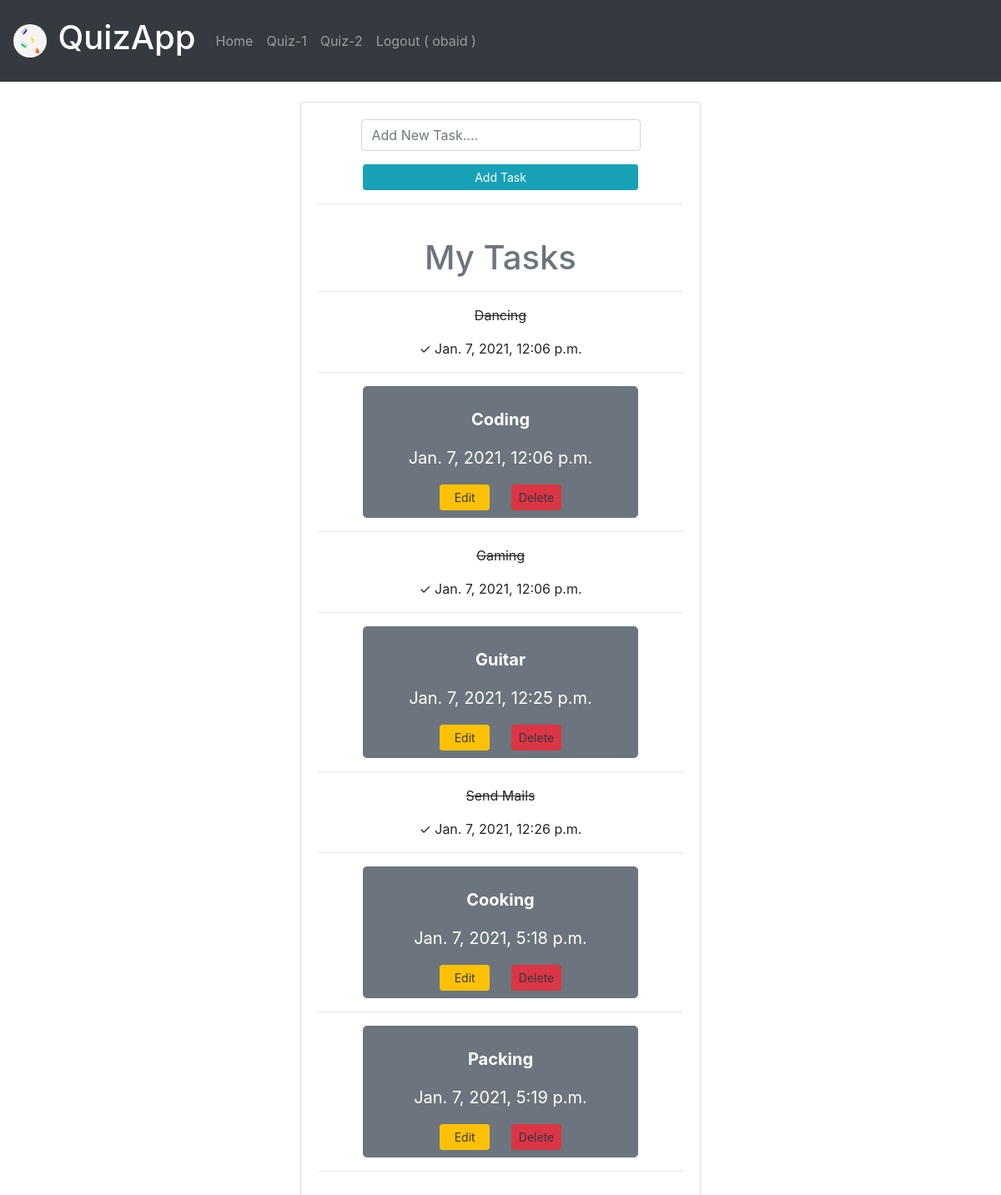
The app's page / (signed in) with its own data.
### quizapp/models.py (models this page shows)
class Tasks(models.Model):
    title = models.CharField(max_length=200, default=None)
    complete = models.BooleanField(default=False)
    created = models.DateTimeField(auto_now_add=True, null=False)
    def __str__(self):
        return self.title

### quizapp/views.py (the view)
# urls.py: path('', views.index, name='index'),
def index(request):   # home page
    tasks = Tasks.objects.all()  # get all tasks
    form = TasksForm()
    if request.method == "POST":  # on click Add
        form = TasksForm(request.POST)
        if form.is_valid():
            task = form.save()
            messages.success(request, f'New Task:- ({task}) Added.')
        return redirect("/")
    context = {
        'form': form,
        'tasks': tasks,
        'title': 'Home Page',
        'heading': 'QuizApp',
    }
    return render(request, 'index.html', context)

### quizapp/forms.py
class TasksForm(forms.ModelForm):
    class Meta:
        model = Tasks
        fields = "__all__"
        widgets = {
            'title': forms.TextInput(attrs={'placeholder': 'Add New Task....'})
        }
    def __init__(self, *args, **kwargs):
        super(forms.ModelForm, self).__init__(*args, **kwargs)
        self.fields['title'].label = ''

### quizapp/templates/index.html (shortened to what this page needs)
{% load crispy_forms_tags %}
<!DOCTYPE html>
<html lang="en">
<head>
</head>
<body>
{% include 'navbar.html' %}
<center>
<br>
{% if request.user.is_superuser %}
    <div class="card" style="width: 30rem;">
      <div class="card-body">
          <form method="post" action="/">
            <div class="form-col">
                <div class="form-group col-md-10 mb-7">
                    {{ form.title|as_crispy_field }}
                </div>
            </div>
            <input type="submit" value="Add Task" class="btn btn-info btn-sm"
                   style="width:330px">
        </form>
          <hr />
          <br>
        <h1 class="card-title text-muted">My Tasks</h1>
        <hr />
        {% for task in tasks %}
            {% if task.complete == True %}
          <p class="card-text"><strike>{{ task|linebreaks }}</strike>&check;
                        {{ task.created}}</p>
                <hr />
            {% else %}
                <span class="btn btn-secondary btn-lg" style="width:330px">
                    <p class="card-text"><strong>{{ task|linebreaks }}</strong>
                        {{ task.created}}</p>
                    <a href="{% url 'update_task' task.id %}"
                       class="card-link btn btn-warning btn-sm text-dark" style="width:60px;">Edit</a>
                    <a href="{% url 'delete_task' task.id %}"
                       class="card-link btn btn-danger btn-sm text-dark" style="width:60px;">Delete</a>
                </span>
                <hr />
            {% endif %}
        {% endfor %}
      </div>
    </div>
{% endif %}
</center>
</body>
</html>

### quizapp/templates/navbar.html (shortened to what this page needs)
{% load static %}
<nav class="navbar navbar-expand-lg p-3 navbar-dark bg-dark text-secondary">
	<img src="{% static 'images/logo2.jpg' %}" width="40px" height="40px" style="border-radius:50%;">
	<div class="navbar-brand">
		<h1>
			{% if heading %}
				{{ heading }}
			{% else %}
				Welcome
			{% endif %}
		</h1>
	</div>
  <div class="collapse navbar-collapse" id="navbarNav">
    <ul class="navbar-nav">
		<li class="nav-item">
			<a class="nav-link" href="{% url 'index' %}">Home</a>
		</li>
	  {% if user.is_authenticated %}
		<li class="nav-item">
			<a class="nav-link" href="{% url 'intermediate' %}"  target='_blank'>Quiz-1</a>
		</li>
		<li class="nav-item">
			<a class="nav-link" href="{% url 'advanced' %}"  target='_blank'>Quiz-2</a>
		</li>
	  	<li class="nav-item">
			<a class="nav-link" href="{% url 'logout' %}">Logout ( {{user}} )</a>
		</li>
      {% endif %}
    </ul>
  </div>
</nav>
<link rel="stylesheet" href="https://maxcdn.bootstrapcdn.com/bootstrap/4.0.0/css/bootstrap.min.css">

### quizapp/templates/index.html (style rules this page uses)
body { text-align: center; overflow-x: hidden; }

### records on screen
Tasks: created "Jan. 7, 2021, 12:06 p.m."
Tasks: created "Jan. 7, 2021, 12:06 p.m."
Tasks: created "Jan. 7, 2021, 12:06 p.m."
Tasks: created "Jan. 7, 2021, 12:25 p.m."
Tasks: created "Jan. 7, 2021, 12:26 p.m."
Tasks: created "Jan. 7, 2021, 5:18 p.m."
Tasks: created "Jan. 7, 2021, 5:19 p.m."

### other values on screen
{{ heading }} "QuizApp"
{{ user }} "obaid"
